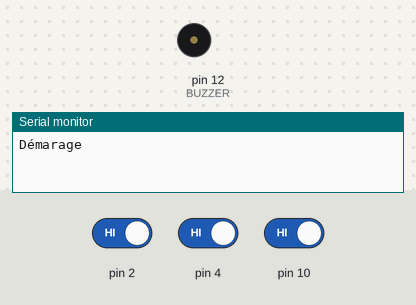
Recording of a sketch running on a simulated Arduino Uno, built with avr-gcc and run on an emulated ATmega328P. Parts: buzzer (waves = sounding), the last lines printed to the serial monitor. The inputs (shaded band) are chosen by the test bench; at power-on: pin 2 HIGH, pin 10 HIGH, pin 4 HIGH.

Above: at 1.2 s.
1.3 s: pin 2 driven LOW
At 2.3 s:
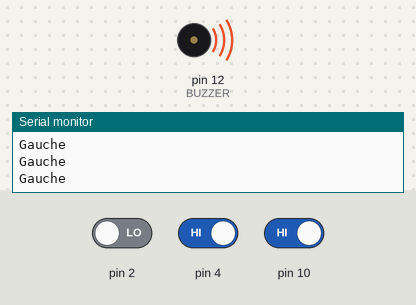
2.8 s: pin 10 driven LOW
At 3.9 s:
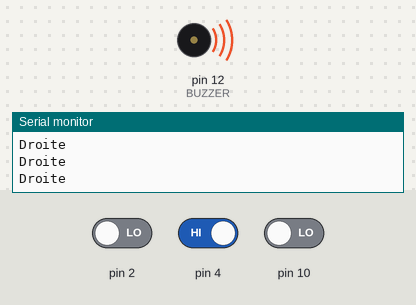
4.8 s: pin 2 driven HIGH and pin 4 driven LOW and pin 10 driven HIGH
At 5.3 s:
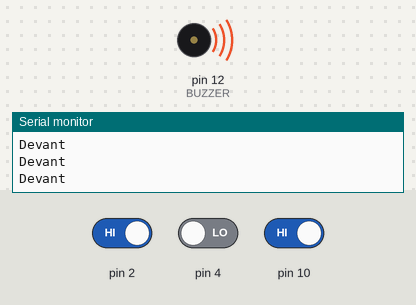
6.8 s: pin 4 driven HIGH
At 8.0 s:
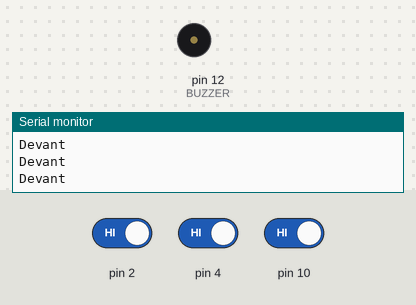
8.3 s: pin 4 driven LOW
At 8.8 s:
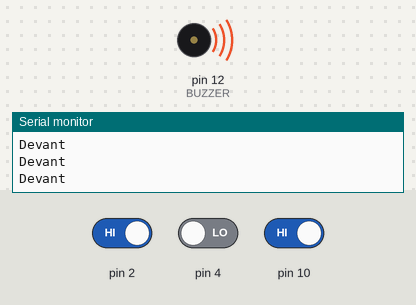
Timing chart, 0 to 10.8 s (numbered marks = the images above; inputs shaded):
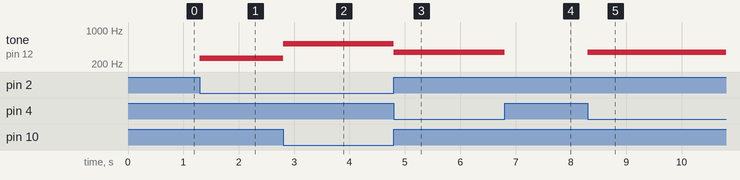

Measured:
- after the input at 1.3 s, tone on pin 12 (BUZZER): silent → 261 Hz at once
- after the input at 2.8 s, tone on pin 12 (BUZZER): 261 Hz → 523 Hz at once
- after the input at 4.8 s, tone on pin 12 (BUZZER): 523 Hz → 349 Hz at once
- after the input at 6.8 s, tone on pin 12 (BUZZER): 349 Hz → silent at once
- after the input at 8.3 s, tone on pin 12 (BUZZER): silent → 349 Hz at once

The sketch:

Line_tracking.ino
```cpp
#include <Yann.h>
int state = 0;
int LED = 13;

void Blink()
{
  state = !state;
  digitalWrite(LED, state);
}
void setup()
{
  Serial.begin(9600);
  Serial.println("Démarage");


}

void loop() {
  int BUZZER = 12;
  while (true) {
    int num1, num2, num3;
    num1 = digitalRead(10);
    num2 = digitalRead(4);
    num3 = digitalRead(2);


    if ((num1 == 0))
    { tone(BUZZER, DO_4, 100); delay(100);
      Serial.println("Droite");
      num2 = digitalRead(2);
      Blink();
      continue;
    }


    if ((num3 == 0))
    { tone(BUZZER, DO_3, 100); delay(100);
      Serial.println("Gauche");
      num2 = digitalRead(2);
      Blink();
      continue;
    }

    if ((num2 == 0))
    { tone(BUZZER, FA_3, 100); delay(100);
      Serial.println("Devant");
      Blink();
      num2 = digitalRead(2);
      continue;
    }
  }
}
```
